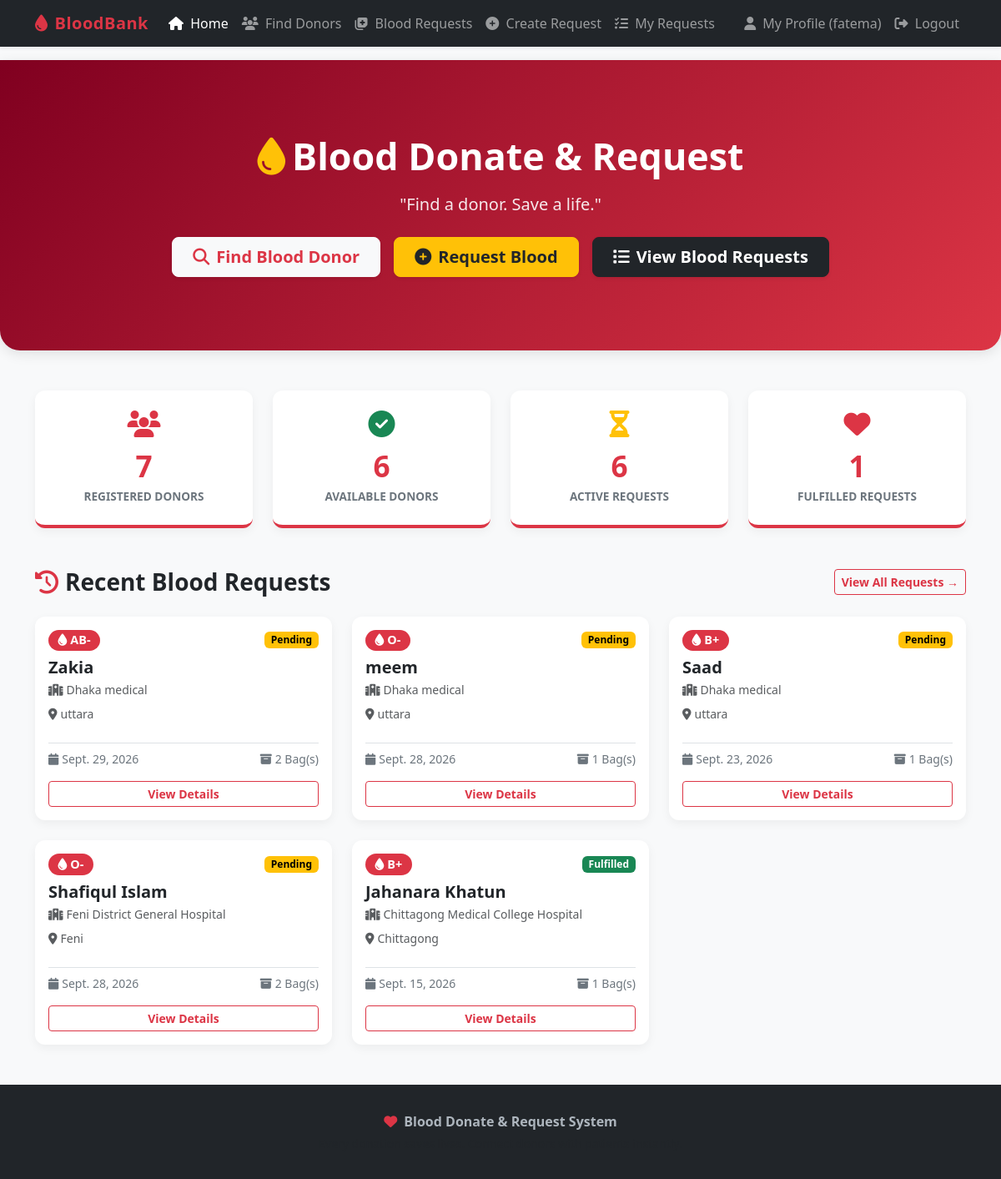
Page / (signed in) on the committed database.
### blood_bank/models.py (models this page shows, shortened)
class BloodRequest(models.Model):
    requester = models.ForeignKey(User, on_delete=models.CASCADE, related_name='blood_requests')
    patient_name = models.CharField(max_length=100)
    blood_group = models.CharField(max_length=5, choices=BLOOD_GROUP_CHOICES)
    hospital_name = models.CharField(max_length=150)
    location = models.CharField(max_length=100)
    required_date = models.DateField()
    bags_required = models.PositiveIntegerField(default=1)
    contact_number = models.CharField(max_length=20)
    description = models.TextField(blank=True, default='')
    status = models.CharField(max_length=20, choices=REQUEST_STATUS_CHOICES, default='Pending')
    created_at = models.DateTimeField(auto_now_add=True)
    updated_at = models.DateTimeField(auto_now=True)

### blood_bank/views.py (the view)
# urls.py: path('', views.home_view, name='home'),
def home_view(request):
    total_donors = DonorProfile.objects.count()
    available_donors = DonorProfile.objects.filter(availability='Available').count()
    active_requests = BloodRequest.objects.filter(status='Pending').count()
    fulfilled_requests = BloodRequest.objects.filter(status='Fulfilled').count()
    recent_requests = BloodRequest.objects.order_by('-created_at')[:5]
    context = {
        'total_donors': total_donors,
        'available_donors': available_donors,
        'active_requests': active_requests,
        'fulfilled_requests': fulfilled_requests,
        'recent_requests': recent_requests,
    }
    return render(request, 'blood_bank/home.html', context)

### blood_bank/templates/blood_bank/home.html (shortened to what this page needs)
{% extends 'base.html' %}
{% block content %}
<div class="hero-section text-center">
    <div class="container py-4">
        <h1 class="hero-title mb-3"><i class="fa-solid fa-droplet text-warning me-2"></i>Blood Donate & Request</h1>
        <p class="hero-tagline mb-4">"Find a donor. Save a life."</p>
        <div class="d-flex justify-content-center gap-3 flex-wrap">
            <a href="{% url 'donor_list' %}" class="btn btn-light btn-lg px-4 fw-bold shadow-sm text-danger">
                <i class="fa-solid fa-search me-2"></i>Find Blood Donor
            </a>
            <a href="{% url 'request_create' %}" class="btn btn-warning btn-lg px-4 fw-bold shadow-sm text-dark">
                <i class="fa-solid fa-plus-circle me-2"></i>Request Blood
            </a>
            <a href="{% url 'request_list' %}" class="btn btn-dark btn-lg px-4 fw-bold shadow-sm">
                <i class="fa-solid fa-list me-2"></i>View Blood Requests
            </a>
        </div>
    </div>
</div>
<div class="container my-5">
    <div class="row g-4">
        <div class="col-md-3 col-6">
            <div class="stat-card">
                <i class="fa-solid fa-users fa-2x text-danger mb-2"></i>
                <div class="stat-number">{{ total_donors }}</div>
                <div class="stat-label">Registered Donors</div>
            </div>
        </div>
        <div class="col-md-3 col-6">
            <div class="stat-card">
                <i class="fa-solid fa-check-circle fa-2x text-success mb-2"></i>
                <div class="stat-number">{{ available_donors }}</div>
                <div class="stat-label">Available Donors</div>
            </div>
        </div>
        <div class="col-md-3 col-6">
            <div class="stat-card">
                <i class="fa-solid fa-hourglass-half fa-2x text-warning mb-2"></i>
                <div class="stat-number">{{ active_requests }}</div>
                <div class="stat-label">Active Requests</div>
            </div>
        </div>
        <div class="col-md-3 col-6">
            <div class="stat-card">
                <i class="fa-solid fa-heart fa-2x text-danger mb-2"></i>
                <div class="stat-number">{{ fulfilled_requests }}</div>
                <div class="stat-label">Fulfilled Requests</div>
            </div>
        </div>
    </div>
</div>
<div class="container mb-5">
    <div class="d-flex justify-content-between align-items-center mb-4">
        <h3 class="fw-bold mb-0 text-dark"><i class="fa-solid fa-clock-rotate-left text-danger me-2"></i>Recent Blood Requests</h3>
        <a href="{% url 'request_list' %}" class="btn btn-outline-danger btn-sm fw-bold">View All Requests &rarr;</a>
    </div>
    {% if recent_requests %}
        <div class="row g-4">
            {% for req in recent_requests %}
                <div class="col-md-4">
                    <div class="card card-custom h-100 p-3">
                        <div class="d-flex justify-content-between align-items-center mb-2">
                            <span class="badge badge-blood"><i class="fa-solid fa-droplet me-1"></i>{{ req.blood_group }}</span>
                            <span class="badge {% if req.status == 'Pending' %}status-badge-pending{% elif req.status == 'Fulfilled' %}status-badge-fulfilled{% else %}status-badge-cancelled{% endif %} px-2 py-1">
                                {{ req.status }}
                            </span>
                        </div>
                        <h5 class="fw-bold mb-1">{{ req.patient_name }}</h5>
                        <p class="text-muted small mb-2"><i class="fa-solid fa-hospital me-1"></i>{{ req.hospital_name }}</p>
                        <p class="text-muted small mb-2"><i class="fa-solid fa-location-dot me-1"></i>{{ req.location }}</p>
                        <div class="d-flex justify-content-between text-secondary small mt-3 pt-2 border-top">
                            <span><i class="fa-solid fa-calendar me-1"></i>{{ req.required_date }}</span>
                            <span><i class="fa-solid fa-box-archive me-1"></i>{{ req.bags_required }} Bag(s)</span>
                        </div>
                        <a href="{% url 'request_detail' req.pk %}" class="btn btn-outline-danger btn-sm mt-3 w-100 fw-bold">View Details</a>
                    </div>
                </div>
            {% endfor %}
        </div>
    {% else %}
        <div class="alert alert-info text-center">No blood requests have been posted yet.</div>
    {% endif %}
</div>
{% endblock %}

### blood_bank/templates/base.html (shortened to what this page needs)
<!DOCTYPE html>
<html lang="en">
<head>
    <link href="https://cdn.jsdelivr.net/npm/bootstrap@5.3.2/dist/css/bootstrap.min.css" rel="stylesheet">
    <link rel="stylesheet" href="https://cdnjs.cloudflare.com/ajax/libs/font-awesome/6.4.0/css/all.min.css">
    {% load static %}
    <link rel="stylesheet" href="{% static 'css/style.css' %}">
</head>
<body>
    <nav class="navbar navbar-expand-lg navbar-dark bg-dark sticky-top shadow-sm">
        <div class="container">
            <a class="navbar-brand text-danger" href="{% url 'home' %}">
                <i class="fa-solid fa-droplet me-2"></i>BloodBank
            </a>
            <div class="collapse navbar-collapse" id="navbarNav">
                <ul class="navbar-nav me-auto mb-2 mb-lg-0">
                    <li class="nav-item">
                        <a class="nav-link {% if request.resolver_match.url_name == 'home' %}active{% endif %}" href="{% url 'home' %}">
                            <i class="fa-solid fa-house me-1"></i> Home
                        </a>
                    </li>
                    <li class="nav-item">
                        <a class="nav-link {% if request.resolver_match.url_name == 'donor_list' %}active{% endif %}" href="{% url 'donor_list' %}">
                            <i class="fa-solid fa-users me-1"></i> Find Donors
                        </a>
                    </li>
                    <li class="nav-item">
                        <a class="nav-link {% if request.resolver_match.url_name == 'request_list' %}active{% endif %}" href="{% url 'request_list' %}">
                            <i class="fa-solid fa-notes-medical me-1"></i> Blood Requests
                        </a>
                    </li>
                    {% if user.is_authenticated %}
                    <li class="nav-item">
                        <a class="nav-link {% if request.resolver_match.url_name == 'request_create' %}active{% endif %}" href="{% url 'request_create' %}">
                            <i class="fa-solid fa-plus-circle me-1"></i> Create Request
                        </a>
                    </li>
                    <li class="nav-item">
                        <a class="nav-link {% if request.resolver_match.url_name == 'my_requests' %}active{% endif %}" href="{% url 'my_requests' %}">
                            <i class="fa-solid fa-list-check me-1"></i> My Requests
                        </a>
                    </li>
                    {% endif %}
                </ul>
                <ul class="navbar-nav ms-auto">
                    {% if user.is_authenticated %}
                    <li class="nav-item">
                        <a class="nav-link {% if request.resolver_match.url_name == 'profile' %}active{% endif %}" href="{% url 'profile' %}">
                            <i class="fa-solid fa-user me-1"></i> My Profile ({{ user.username }})
                        </a>
                    </li>
                    <li class="nav-item">
                        <form method="post" action="{% url 'logout' %}" class="d-inline">
                            <button type="submit" class="btn btn-outline-danger btn-sm nav-link border-0 text-start">
                                <i class="fa-solid fa-right-from-bracket me-1"></i> Logout
                            </button>
                        </form>
                    </li>
                    {% endif %}
                </ul>
            </div>
        </div>
    </nav>
    <main class="main-content">
        {% block content %}{% endblock %}
    </main>
    <footer class="mt-auto">
        <div class="container text-center">
            <p class="mb-1"><i class="fa-solid fa-heart text-danger me-1"></i> <strong>Blood Donate & Request System</strong></p>
            <p class="small text-muted mb-0">Every donation saves lives. Connect donors with patients instantly.</p>
        </div>
    </footer>
</body>
</html>

### static/css/style.css (style rules this page uses)
:root { --primary-red: #dc3545; --dark-red: #b02a37; --light-red: #f8d7da; --hero-bg: linear-gradient(135deg, #800020 0%, #dc3545 100%); }
body { font-family: 'Segoe UI', Tahoma, Geneva, Verdana, sans-serif; background-color: #f8f9fa; color: #212529; display: flex; flex-direction: column; min-height: 100vh; }
.main-content { flex: 1; }
.navbar-brand { font-weight: 700; letter-spacing: 0.5px; }
.hero-section { background: var(--hero-bg); color: white; padding: 4rem 1rem; border-radius: 0 0 1.5rem 1.5rem; box-shadow: 0 4px 15px rgba(0,0,0,0.1); }
.hero-title { font-size: 2.8rem; font-weight: 800; }
.hero-tagline { font-size: 1.25rem; opacity: 0.9; }
.card-custom { border: none; border-radius: 12px; box-shadow: 0 4px 12px rgba(0,0,0,0.05); transition: transform 0.2s ease, box-shadow 0.2s ease; }
.badge-blood { background-color: var(--primary-red); color: white; font-size: 0.9rem; font-weight: 700; padding: 0.4em 0.8em; border-radius: 20px; }
.stat-card { background: white; border-radius: 12px; padding: 1.5rem; text-align: center; border-bottom: 4px solid var(--primary-red); box-shadow: 0 4px 12px rgba(0,0,0,0.05); }
.stat-number { font-size: 2.2rem; font-weight: 800; color: var(--primary-red); }
.stat-label { color: #6c757d; font-weight: 600; text-transform: uppercase; font-size: 0.85rem; }
.status-badge-pending { background-color: #ffc107; color: #000; }
.status-badge-fulfilled { background-color: #198754; color: #fff; }
footer { background-color: #212529; color: #adb5bd; padding: 2rem 0; margin-top: 3rem; }

### rows in the picture
BloodRequest: blood_group "AB-", status "Pending", patient_name "Zakia", hospital_name "Dhaka medical", location "uttara", required_date "Sept. 29, 2026", bags_required "2"
BloodRequest: blood_group "O-", status "Pending", patient_name "meem", hospital_name "Dhaka medical", location "uttara", required_date "Sept. 28, 2026", bags_required "1"
BloodRequest: blood_group "B+", status "Pending", patient_name "Saad", hospital_name "Dhaka medical", location "uttara", required_date "Sept. 23, 2026", bags_required "1"
BloodRequest: blood_group "O-", status "Pending", patient_name "Shafiqul Islam", hospital_name "Feni District General Hospital", location "Feni", required_date "Sept. 28, 2026", bags_required "2"
BloodRequest: blood_group "B+", status "Fulfilled", patient_name "Jahanara Khatun", hospital_name "Chittagong Medical College Hospital", location "Chittagong", required_date "Sept. 15, 2026", bags_required "1"

### other values in the picture
{{ user.username }} "fatema"
{{ total_donors }} "7"
{{ available_donors }} "6"
{{ active_requests }} "6"
{{ fulfilled_requests }} "1"
